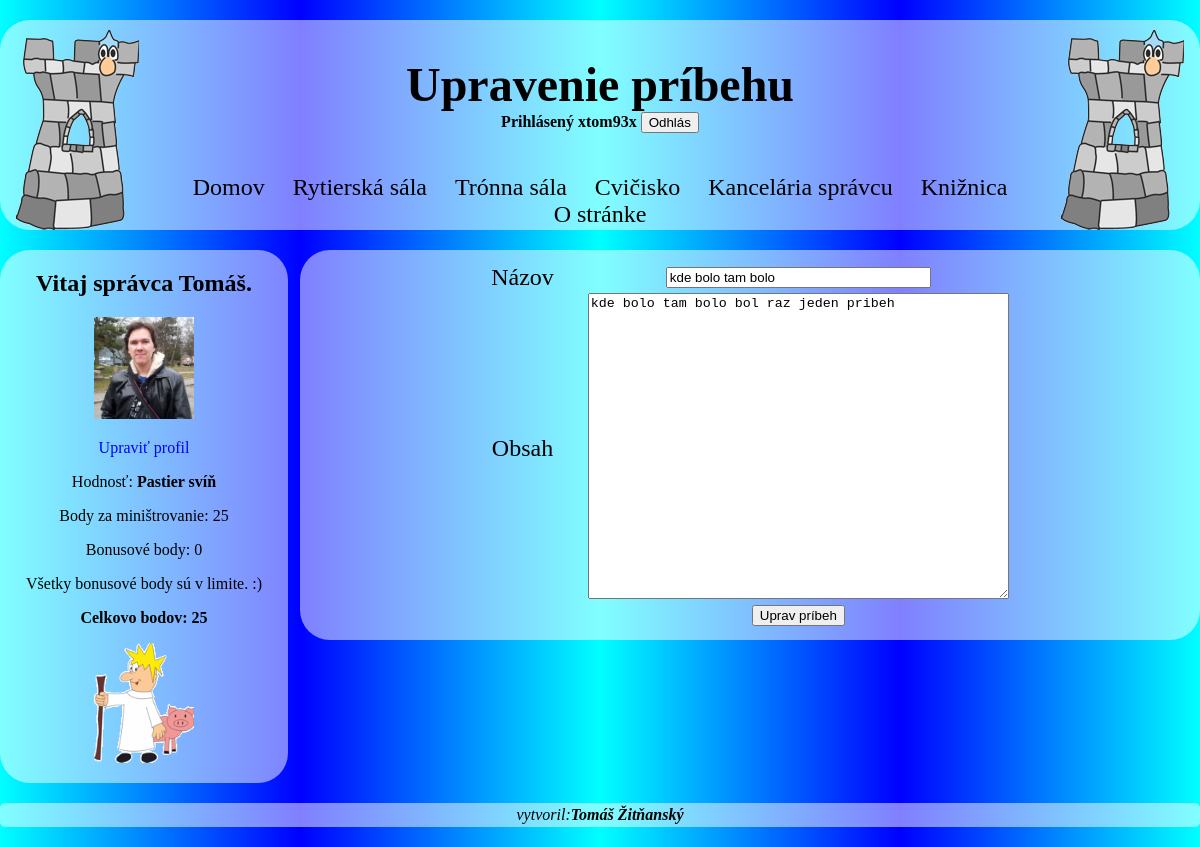
/uprav_pribeh.php?id=7 (signed in), run on the app's committed database.
### tables this page shows
CREATE TABLE IF NOT EXISTS `pribehy` (
  `id_pribeh` int(11) NOT NULL AUTO_INCREMENT,
  `nazov` varchar(255) NOT NULL,
  `text` text NOT NULL,
  `datum` date NOT NULL,
  PRIMARY KEY (`id_pribeh`)
);

### uprav_pribeh.php (the view, shortened to what this page needs)
<?php
include("_funkcie.php");
if (isset($_SESSION['user'])) {
  include("osobny.php");
}else include("login.php");
if (isset($_SESSION['user']) && substr($_SESSION['user']['admin'],5,1)){
  if (isset($_GET['id']) && $pribeh=daj_pribeh($_GET['id'])){
    if(isset($_POST['uprav']) && isset($_POST['nazov']) && spravny_text($_POST['nazov'])
       && isset($_POST['text']) && spravny_text($_POST['text']) && uprav_pribeh($pribeh['id_pribeh'],$_POST['nazov'],$_POST['text'])){
      ?>
      <div class='hlavny'><main>
        <h2>Podarilo sa upraviť príbeh.</h2>
      </main></div>
      <?php
    }else{
?>
    <div class='hlavny'><main>
      <form method=post><table>
        <tr><td><label for=nazov>Názov</label></td>
          <td><input type=text size=30 maxlength=255 id=nazov name=nazov value='<?php if (isset($_POST['nazov'])) echo $_POST['nazov']; else echo $pribeh['nazov']?>' required></td></tr>
        <tr><td><label for=text>Obsah</label></td>
          <td><textarea name=text id=text cols=50 rows=20 required><?php if (isset($_POST['text'])) echo $_POST['text']; else echo $pribeh['text']?></textarea></td></tr>
        <tr><td></td><td><input type=submit name=uprav value='Uprav príbeh'></td></tr>
      </table></form>
    </main></div>
<?php
    }
  }else{
  ?>
    <div class='hlavny'><main>
      <h2>Príbeh sa nenašiel.</h2>
    </main></div>
  <?php
  }
}else include('no_entry.php');
?>

### styly.css (style rules this page uses)
body { background: aqua; background: -moz-linear-gradient(left, aqua 0%, blue 25%, aqua 50%, blue 75%, aqua 100%); background: -o-linear-gradient(left, aqua 0%, blue 25%, aqua 50%, blue 75%, aqua 100%); background: -webkit-linear-gradient(left, aqua 0%, blue 25%, aqua 50%, blue 75%, aqua 100%); background: -ms-linear-gradient(left, aqua 0%, blue 25%, aqua 50%, blue 75%, aqua 100%); font-family: "Times New Roman", Times, serif; margin: 20px auto; max-width:80em; }
.hlavny { text-align:center; float:right; width: 73%; margin: 20px 0; padding: 1%; border-radius:30px; background: rgba(255,255,255,0.5); }
label { font-size: 150%; }
table { text-align: center; margin: auto; }
td { padding: 0 1em; }

### data on the page
pribehy: nazov "kde bolo tam bolo", text "kde bolo tam bolo bol raz jeden pribeh"

### other printed values
$nadpis "Upravenie príbehu"
$_SESSION['user']['meno'] "xtom93x"
$_SESSION['user']['krstne'] "Tomáš"
$_SESSION['user']['level']['nazov'] "Pastier svíň"
$_SESSION['user']['body_minis'] "25"
$_SESSION['user']['body_bonus'] "0"
$_SESSION['user']['body'] "25"
